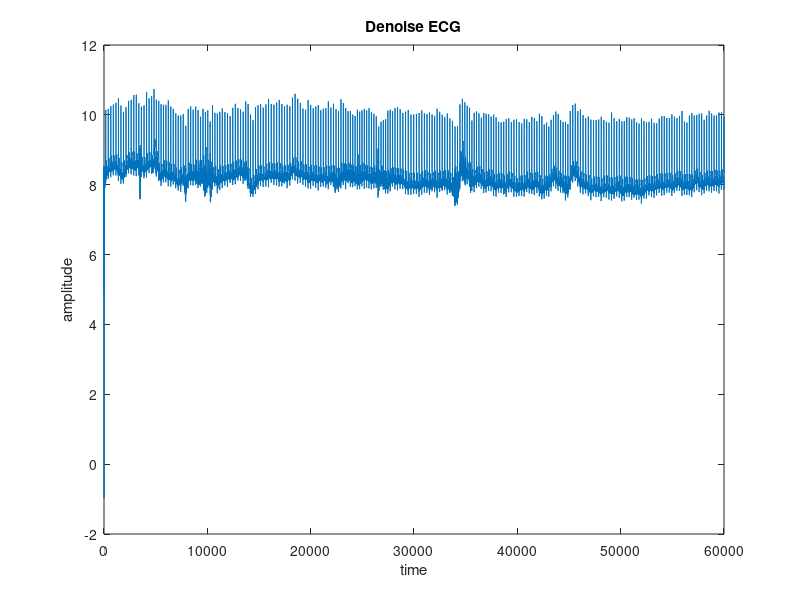
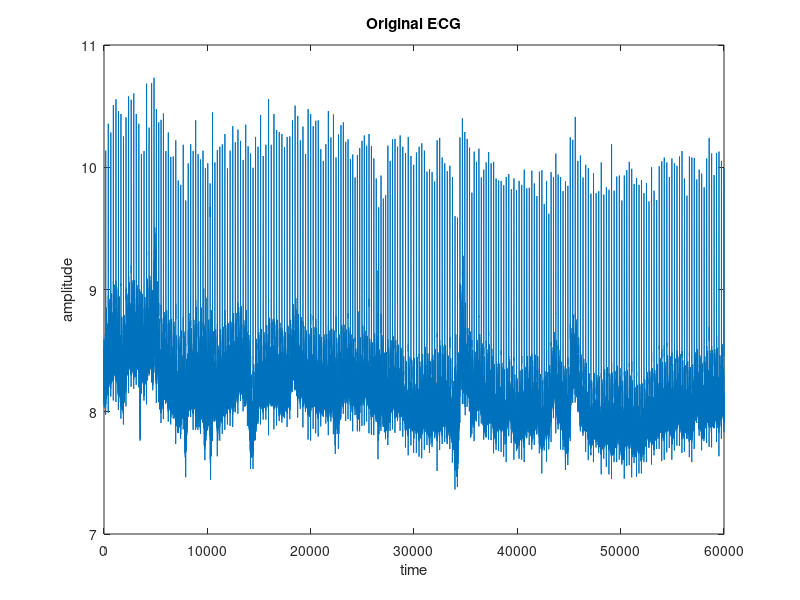

These figures' MATLAB source, in order:
clear 
close all

%Czestotliwosc szumu
f0=60;
%Częstotliwośc probkowania
fs=250;
%Omega
omega = (2*pi*f0)/fs;
raw_ecg_mat       = load("raw_signal_fantasia_signal_1.mat")'; % zaszumiony sygnal EKG -> wejscie
ekg        = raw_ecg_mat.x;
B = 1;
%Warunki początkowe
A = [2*cos(omega) -1; 1 0];
b = [1;0];
h = [1;0];
noiseEstimator=A*[B;B];
P0 = [1 0; 0 1];
qn=10^(-10); 


for i=2:length(ekg)
    noiseEstimator=A*noiseEstimator;

    rn=(1/length(ekg));
    
    Pn=A*P0*A' + qn*b*b';
    
    Kn=Pn*h*((h'*Pn*h+rn)^-1);
    
    noiseEstimator=noiseEstimator + Kn*(ekg(i)-h'*noiseEstimator);
    
    Pn=(eye(2,2)-Kn*h')*Pn;
    
    P0 = Pn;
    
    filteredSignal(i-1)=ekg(i-1)-noiseEstimator(2);
end
filteredSignal(i)=ekg(i)-noiseEstimator(2);


figure(1)
plot(filteredSignal)
title('Denoise ECG');
xlabel('time');
ylabel('amplitude');
figure(2);
plot(ekg);
title('Original ECG');
xlabel('time');
ylabel('amplitude');